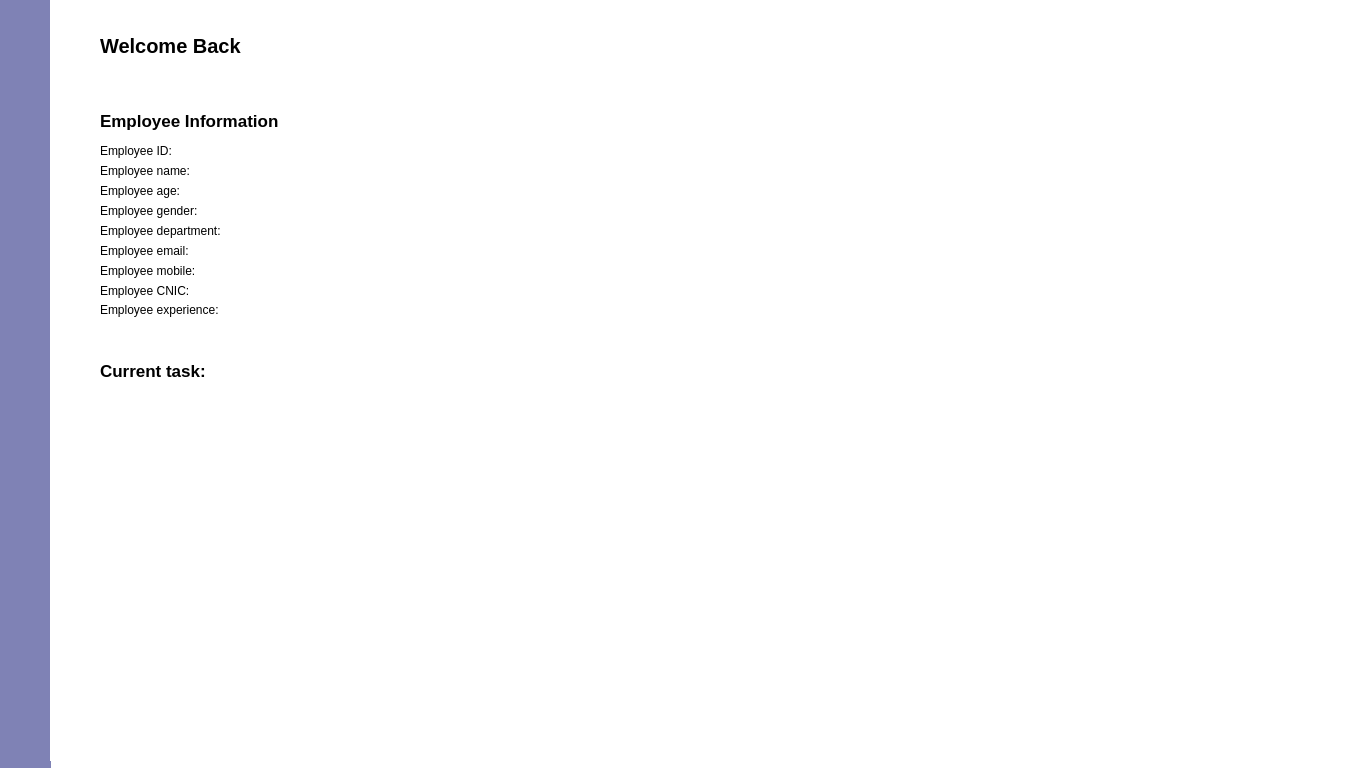
<?xml version="1.0" encoding="UTF-8"?>
<ui version="4.0">
 <class>Dashboard</class>
 <widget class="QDialog" name="Dashboard">
  <property name="geometry">
   <rect>
    <x>0</x>
    <y>0</y>
    <width>1366</width>
    <height>768</height>
   </rect>
  </property>
  <property name="windowTitle">
   <string>Dashboard</string>
  </property>
  <property name="styleSheet">
   <string notr="true">background-color: rgb(255, 255, 255);</string>
  </property>
  <widget class="QWidget" name="nav_widget" native="true">
   <property name="geometry">
    <rect>
     <x>0</x>
     <y>0</y>
     <width>51</width>
     <height>768</height>
    </rect>
   </property>
   <property name="styleSheet">
    <string notr="true">background-color: rgb(127, 130, 181); 
border: none;</string>
   </property>
   <widget class="QPushButton" name="salary_btn">
    <property name="geometry">
     <rect>
      <x>10</x>
      <y>150</y>
      <width>31</width>
      <height>21</height>
     </rect>
    </property>
    <property name="cursor">
     <cursorShape>PointingHandCursor</cursorShape>
    </property>
    <property name="styleSheet">
     <string notr="true">border: none;
 background-color: transparent;</string>
    </property>
    <property name="text">
     <string/>
    </property>
   </widget>
   <widget class="QPushButton" name="performance_btn">
    <property name="geometry">
     <rect>
      <x>10</x>
      <y>220</y>
      <width>31</width>
      <height>21</height>
     </rect>
    </property>
    <property name="cursor">
     <cursorShape>PointingHandCursor</cursorShape>
    </property>
    <property name="styleSheet">
     <string notr="true">border: none;
 background-color: transparent;</string>
    </property>
    <property name="text">
     <string/>
    </property>
   </widget>
   <widget class="QPushButton" name="attendance_btn">
    <property name="geometry">
     <rect>
      <x>10</x>
      <y>190</y>
      <width>31</width>
      <height>21</height>
     </rect>
    </property>
    <property name="cursor">
     <cursorShape>PointingHandCursor</cursorShape>
    </property>
    <property name="styleSheet">
     <string notr="true">border: none;
 background-color: transparent;</string>
    </property>
    <property name="text">
     <string/>
    </property>
   </widget>
   <widget class="QPushButton" name="logout_btn">
    <property name="geometry">
     <rect>
      <x>10</x>
      <y>260</y>
      <width>31</width>
      <height>21</height>
     </rect>
    </property>
    <property name="cursor">
     <cursorShape>PointingHandCursor</cursorShape>
    </property>
    <property name="styleSheet">
     <string notr="true">border: none;
 background-color: transparent;</string>
    </property>
    <property name="text">
     <string/>
    </property>
   </widget>
   <widget class="QLabel" name="emp_label">
    <property name="geometry">
     <rect>
      <x>10</x>
      <y>30</y>
      <width>21</width>
      <height>31</height>
     </rect>
    </property>
    <property name="text">
     <string/>
    </property>
    <property name="pixmap">
     <pixmap>../icons/employee.png</pixmap>
    </property>
   </widget>
   <widget class="QPushButton" name="home_btn">
    <property name="geometry">
     <rect>
      <x>10</x>
      <y>110</y>
      <width>31</width>
      <height>21</height>
     </rect>
    </property>
    <property name="cursor">
     <cursorShape>PointingHandCursor</cursorShape>
    </property>
    <property name="text">
     <string/>
    </property>
   </widget>
  </widget>
  <widget class="QStackedWidget" name="stackedWidget">
   <property name="geometry">
    <rect>
     <x>50</x>
     <y>0</y>
     <width>1311</width>
     <height>761</height>
    </rect>
   </property>
   <property name="styleSheet">
    <string notr="true">background-color: white;</string>
   </property>
   <widget class="QWidget" name="home_page">
    <widget class="QWidget" name="widget" native="true">
     <property name="geometry">
      <rect>
       <x>40</x>
       <y>80</y>
       <width>491</width>
       <height>261</height>
      </rect>
     </property>
     <widget class="QLabel" name="empInfo_label">
      <property name="geometry">
       <rect>
        <x>10</x>
        <y>30</y>
        <width>211</width>
        <height>21</height>
       </rect>
      </property>
      <property name="styleSheet">
       <string notr="true">color: black;
font-size: 17px;
font-weight: 1000;
</string>
      </property>
      <property name="text">
       <string>Employee Information</string>
      </property>
     </widget>
     <widget class="QLabel" name="empID_label">
      <property name="geometry">
       <rect>
        <x>10</x>
        <y>60</y>
        <width>241</width>
        <height>21</height>
       </rect>
      </property>
      <property name="styleSheet">
       <string notr="true">color: black;

</string>
      </property>
      <property name="text">
       <string>Employee ID:</string>
      </property>
     </widget>
     <widget class="QLabel" name="empName_label">
      <property name="geometry">
       <rect>
        <x>10</x>
        <y>80</y>
        <width>241</width>
        <height>21</height>
       </rect>
      </property>
      <property name="styleSheet">
       <string notr="true">color: black;

</string>
      </property>
      <property name="text">
       <string>Employee name:</string>
      </property>
     </widget>
     <widget class="QLabel" name="empEmail_label">
      <property name="geometry">
       <rect>
        <x>10</x>
        <y>160</y>
        <width>241</width>
        <height>21</height>
       </rect>
      </property>
      <property name="styleSheet">
       <string notr="true">color: black;

</string>
      </property>
      <property name="text">
       <string>Employee email:</string>
      </property>
     </widget>
     <widget class="QLabel" name="empDept_label">
      <property name="geometry">
       <rect>
        <x>10</x>
        <y>140</y>
        <width>241</width>
        <height>21</height>
       </rect>
      </property>
      <property name="styleSheet">
       <string notr="true">color: black;
</string>
      </property>
      <property name="text">
       <string>Employee department:</string>
      </property>
     </widget>
     <widget class="QLabel" name="empMobile_label">
      <property name="geometry">
       <rect>
        <x>10</x>
        <y>180</y>
        <width>241</width>
        <height>21</height>
       </rect>
      </property>
      <property name="styleSheet">
       <string notr="true">color: black;

</string>
      </property>
      <property name="text">
       <string>Employee mobile: </string>
      </property>
     </widget>
     <widget class="QLabel" name="empCnic_label">
      <property name="geometry">
       <rect>
        <x>10</x>
        <y>200</y>
        <width>431</width>
        <height>21</height>
       </rect>
      </property>
      <property name="styleSheet">
       <string notr="true">color: black;

</string>
      </property>
      <property name="text">
       <string>Employee CNIC:</string>
      </property>
     </widget>
     <widget class="QLabel" name="empExp_label">
      <property name="geometry">
       <rect>
        <x>10</x>
        <y>220</y>
        <width>241</width>
        <height>20</height>
       </rect>
      </property>
      <property name="styleSheet">
       <string notr="true">color: black;

</string>
      </property>
      <property name="text">
       <string>Employee experience:</string>
      </property>
     </widget>
     <widget class="QLabel" name="empAge_label">
      <property name="geometry">
       <rect>
        <x>10</x>
        <y>100</y>
        <width>241</width>
        <height>21</height>
       </rect>
      </property>
      <property name="styleSheet">
       <string notr="true">color: black;

</string>
      </property>
      <property name="text">
       <string>Employee age:</string>
      </property>
     </widget>
     <widget class="QLabel" name="empGender_label">
      <property name="geometry">
       <rect>
        <x>10</x>
        <y>120</y>
        <width>241</width>
        <height>21</height>
       </rect>
      </property>
      <property name="styleSheet">
       <string notr="true">color: black;

</string>
      </property>
      <property name="text">
       <string>Employee gender:</string>
      </property>
     </widget>
    </widget>
    <widget class="QLabel" name="profile_img_1">
     <property name="geometry">
      <rect>
       <x>789</x>
       <y>0</y>
       <width>521</width>
       <height>351</height>
      </rect>
     </property>
     <property name="text">
      <string/>
     </property>
    </widget>
    <widget class="QLabel" name="welcome_label">
     <property name="geometry">
      <rect>
       <x>50</x>
       <y>30</y>
       <width>481</width>
       <height>31</height>
      </rect>
     </property>
     <property name="styleSheet">
      <string notr="true">color: black;
font-size: 20px;
font-weight: 1000;</string>
     </property>
     <property name="text">
      <string>Welcome Back</string>
     </property>
    </widget>
    <widget class="QLabel" name="quote_label">
     <property name="geometry">
      <rect>
       <x>200</x>
       <y>630</y>
       <width>891</width>
       <height>131</height>
      </rect>
     </property>
     <property name="text">
      <string/>
     </property>
     <property name="pixmap">
      <pixmap>../Downloads/output-onlinepngtools (2).png</pixmap>
     </property>
    </widget>
    <widget class="QLabel" name="task_label">
     <property name="geometry">
      <rect>
       <x>50</x>
       <y>360</y>
       <width>501</width>
       <height>21</height>
      </rect>
     </property>
     <property name="styleSheet">
      <string notr="true">color: black;
font-size: 17px;
font-weight: 1000;
</string>
     </property>
     <property name="text">
      <string>Current task: </string>
     </property>
    </widget>
   </widget>
   <widget class="QWidget" name="salary_page">
    <widget class="QLabel" name="profile_img_2">
     <property name="geometry">
      <rect>
       <x>979</x>
       <y>0</y>
       <width>331</width>
       <height>261</height>
      </rect>
     </property>
     <property name="text">
      <string/>
     </property>
    </widget>
    <widget class="QLabel" name="label_5">
     <property name="geometry">
      <rect>
       <x>50</x>
       <y>30</y>
       <width>141</width>
       <height>31</height>
      </rect>
     </property>
     <property name="styleSheet">
      <string notr="true">color: black;
font-size: 20px;
font-weight: 1000;
</string>
     </property>
     <property name="text">
      <string>Salary</string>
     </property>
    </widget>
    <widget class="QLabel" name="tax_label">
     <property name="geometry">
      <rect>
       <x>50</x>
       <y>150</y>
       <width>211</width>
       <height>21</height>
      </rect>
     </property>
     <property name="styleSheet">
      <string notr="true">color: black;
font-size: 17px;
font-weight: 1000;
</string>
     </property>
     <property name="text">
      <string>Tax: </string>
     </property>
    </widget>
    <widget class="QLabel" name="bonus_label">
     <property name="geometry">
      <rect>
       <x>50</x>
       <y>180</y>
       <width>211</width>
       <height>21</height>
      </rect>
     </property>
     <property name="styleSheet">
      <string notr="true">color: black;
font-size: 17px;
font-weight: 1000;
</string>
     </property>
     <property name="text">
      <string>Bonus:</string>
     </property>
    </widget>
    <widget class="QLabel" name="salary_label">
     <property name="geometry">
      <rect>
       <x>50</x>
       <y>110</y>
       <width>311</width>
       <height>31</height>
      </rect>
     </property>
     <property name="styleSheet">
      <string notr="true">color: black;
font-size: 20px;
font-weight: 1000;
</string>
     </property>
     <property name="text">
      <string/>
     </property>
    </widget>
    <widget class="QLabel" name="salary_graph_label">
     <property name="geometry">
      <rect>
       <x>50</x>
       <y>240</y>
       <width>871</width>
       <height>391</height>
      </rect>
     </property>
     <property name="text">
      <string/>
     </property>
     <property name="pixmap">
      <pixmap>../Pictures/salary_graph.png</pixmap>
     </property>
    </widget>
   </widget>
   <widget class="QWidget" name="attendance_page">
    <widget class="QLabel" name="profile_img_3">
     <property name="geometry">
      <rect>
       <x>889</x>
       <y>0</y>
       <width>421</width>
       <height>291</height>
      </rect>
     </property>
     <property name="text">
      <string/>
     </property>
    </widget>
    <widget class="QWidget" name="widget_2" native="true">
     <property name="geometry">
      <rect>
       <x>20</x>
       <y>150</y>
       <width>551</width>
       <height>71</height>
      </rect>
     </property>
     <widget class="QWidget" name="widget_3" native="true">
      <property name="geometry">
       <rect>
        <x>20</x>
        <y>0</y>
        <width>101</width>
        <height>71</height>
       </rect>
      </property>
      <widget class="QLabel" name="label_2">
       <property name="geometry">
        <rect>
         <x>10</x>
         <y>10</y>
         <width>81</width>
         <height>16</height>
        </rect>
       </property>
       <property name="styleSheet">
        <string notr="true">color: black;
font-size: 15px;</string>
       </property>
       <property name="text">
        <string>Total leaves</string>
       </property>
      </widget>
      <widget class="QLabel" name="total_leaves_label">
       <property name="geometry">
        <rect>
         <x>40</x>
         <y>40</y>
         <width>21</width>
         <height>16</height>
        </rect>
       </property>
       <property name="styleSheet">
        <string notr="true">color: black;
font-size: 15px;</string>
       </property>
       <property name="text">
        <string/>
       </property>
      </widget>
     </widget>
     <widget class="QWidget" name="widget_4" native="true">
      <property name="geometry">
       <rect>
        <x>130</x>
        <y>0</y>
        <width>141</width>
        <height>71</height>
       </rect>
      </property>
      <widget class="QLabel" name="label_4">
       <property name="geometry">
        <rect>
         <x>10</x>
         <y>9</y>
         <width>121</width>
         <height>21</height>
        </rect>
       </property>
       <property name="styleSheet">
        <string notr="true">color: black;
font-size: 15px;</string>
       </property>
       <property name="text">
        <string>Approved leaves</string>
       </property>
      </widget>
      <widget class="QLabel" name="approved_leaves_label">
       <property name="geometry">
        <rect>
         <x>60</x>
         <y>40</y>
         <width>21</width>
         <height>16</height>
        </rect>
       </property>
       <property name="styleSheet">
        <string notr="true">color: black;
font-size: 15px;</string>
       </property>
       <property name="text">
        <string/>
       </property>
      </widget>
     </widget>
     <widget class="QWidget" name="widget_5" native="true">
      <property name="geometry">
       <rect>
        <x>280</x>
        <y>0</y>
        <width>131</width>
        <height>71</height>
       </rect>
      </property>
      <widget class="QLabel" name="label_6">
       <property name="geometry">
        <rect>
         <x>10</x>
         <y>10</y>
         <width>111</width>
         <height>21</height>
        </rect>
       </property>
       <property name="styleSheet">
        <string notr="true">color: black;
font-size: 15px;</string>
       </property>
       <property name="text">
        <string>Rejected leaves</string>
       </property>
      </widget>
      <widget class="QLabel" name="rejected_leaves_label">
       <property name="geometry">
        <rect>
         <x>50</x>
         <y>40</y>
         <width>21</width>
         <height>16</height>
        </rect>
       </property>
       <property name="styleSheet">
        <string notr="true">color: black;
font-size: 15px;</string>
       </property>
       <property name="text">
        <string/>
       </property>
      </widget>
     </widget>
     <widget class="QWidget" name="widget_6" native="true">
      <property name="geometry">
       <rect>
        <x>420</x>
        <y>0</y>
        <width>121</width>
        <height>71</height>
       </rect>
      </property>
      <widget class="QLabel" name="widget_7">
       <property name="geometry">
        <rect>
         <x>30</x>
         <y>10</y>
         <width>61</width>
         <height>21</height>
        </rect>
       </property>
       <property name="styleSheet">
        <string notr="true">color: black;
font-size: 15px;</string>
       </property>
       <property name="text">
        <string>Pending</string>
       </property>
      </widget>
      <widget class="QLabel" name="pending_leaves_label">
       <property name="geometry">
        <rect>
         <x>50</x>
         <y>40</y>
         <width>21</width>
         <height>16</height>
        </rect>
       </property>
       <property name="styleSheet">
        <string notr="true">color: black;
font-size: 15px;</string>
       </property>
       <property name="text">
        <string/>
       </property>
      </widget>
     </widget>
    </widget>
    <widget class="QLabel" name="label_3">
     <property name="geometry">
      <rect>
       <x>50</x>
       <y>30</y>
       <width>211</width>
       <height>31</height>
      </rect>
     </property>
     <property name="styleSheet">
      <string notr="true">color: black;
font-size: 20px;
font-weight: 1000;</string>
     </property>
     <property name="text">
      <string>Attendance</string>
     </property>
    </widget>
    <widget class="QPushButton" name="leave_btn">
     <property name="geometry">
      <rect>
       <x>50</x>
       <y>230</y>
       <width>141</width>
       <height>41</height>
      </rect>
     </property>
     <property name="cursor">
      <cursorShape>PointingHandCursor</cursorShape>
     </property>
     <property name="styleSheet">
      <string notr="true">background-color: rgb(127, 130, 181); 
border: none;
color: white;
font-weight: 500;</string>
     </property>
     <property name="text">
      <string>Apply for leave</string>
     </property>
    </widget>
    <widget class="QLabel" name="label_7">
     <property name="geometry">
      <rect>
       <x>50</x>
       <y>110</y>
       <width>111</width>
       <height>21</height>
      </rect>
     </property>
     <property name="styleSheet">
      <string notr="true">color: black;
font-size: 20px;
font-weight: 1000;</string>
     </property>
     <property name="text">
      <string>87.01%</string>
     </property>
    </widget>
   </widget>
   <widget class="QWidget" name="performance_page">
    <widget class="QLabel" name="profile_img_4">
     <property name="geometry">
      <rect>
       <x>899</x>
       <y>0</y>
       <width>411</width>
       <height>321</height>
      </rect>
     </property>
     <property name="text">
      <string/>
     </property>
    </widget>
    <widget class="QLabel" name="label_8">
     <property name="geometry">
      <rect>
       <x>50</x>
       <y>30</y>
       <width>281</width>
       <height>31</height>
      </rect>
     </property>
     <property name="styleSheet">
      <string notr="true">color: black;
font-size: 20px;
font-weight: 1000;
</string>
     </property>
     <property name="text">
      <string>Performance</string>
     </property>
    </widget>
    <widget class="QLabel" name="performance_graph_label">
     <property name="geometry">
      <rect>
       <x>40</x>
       <y>120</y>
       <width>641</width>
       <height>481</height>
      </rect>
     </property>
     <property name="text">
      <string/>
     </property>
     <property name="pixmap">
      <pixmap>../Pictures/performance_graph1.png</pixmap>
     </property>
    </widget>
   </widget>
  </widget>
 </widget>
 <resources/>
 <connections/>
</ui>
